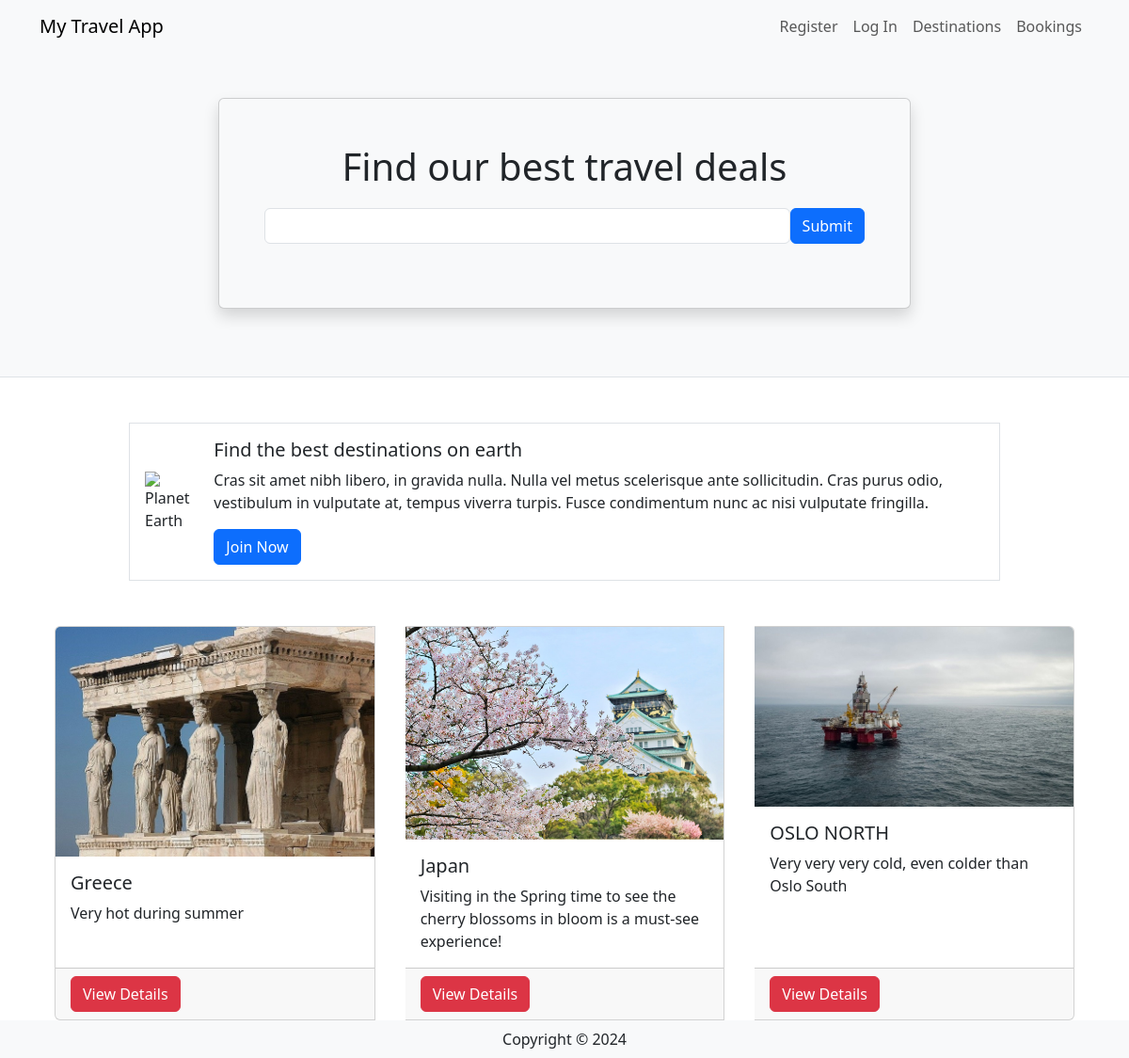
The page / on the database its author committed.
### travel/models.py (models this page shows, shortened)
class Destination(db.Model):
    __tablename__ = 'destinations'
    id = db.Column(db.Integer, primary_key=True)
    name = db.Column(db.String(80))
    description = db.Column(db.String(200))
    image = db.Column(db.String(400))
    currency = db.Column(db.String(3))
    comments = db.relationship('Comment', backref='destination')

### travel/views.py (the view)
@mainbp.route('/')
def index():
    destinations = db.session.scalars(db.select(Destination)).all()
    return render_template('index.html', destinations=destinations)

### travel/templates/index.html
{% extends 'base.html' %}
{% block header %}
      <div class="container">
         <div class="row justify-content-center mt-5 pb-4">
            <div class="col-md-8">
               <div class="card shadow p-5 mb-5 bg-light">
                  <h1 class="text-center mb-3">Find our best travel deals</h1>
                  <form class="form-inline d-flex flex-nowrap" action="{{url_for('main.search')}}" >
                     <input type="text" name="search" class="form-control flex-grow-1 my-1 mr-sm-2" id="SearchForm">
                     <button type="submit" class="flex-shrink-1 btn btn-primary my-1">Submit</button>
                   </form>
               </div>
            </div>
         </div>
      </div>
{% endblock %}
{% block content %}
      <div class="container">
         <div class="row mt-5 mb-5 justify-content-center">
            <div class="col-md-10">
               <div class="media border p-3 d-flex justify-content-start">
                  <img class="align-self-center me-3" style="max-width:120px"
                     src="https://upload.wikimedia.org/wikipedia/commons/thumb/2/22/Earth_Western_Hemisphere_transparent_background.png/600px-Earth_Western_Hemisphere_transparent_background.png"
                     alt="Planet Earth">
                  <div class="align-self-center media-body">
                     <h5 class="mt-0">Find the best destinations on earth</h5>
                     <p class="d-none d-sm-block">Cras sit amet nibh libero, in gravida nulla. Nulla vel metus
                        scelerisque ante sollicitudin. Cras purus odio, vestibulum in vulputate at, tempus viverra
                        turpis. Fusce condimentum nunc ac nisi vulputate fringilla.</p>
                     <a href="#" class="btn btn-primary">Join Now</a>
                  </div>
               </div>
            </div>
         </div>
         <div class="card-group">
            {% for destination in destinations %}
            <div class="card mx-3">
               <img class="card-img-top"
                  src="{{ destination.image }}" alt="destination picture">
               <div class="card-body">
                  <h5 class="card-title">{{ destination.name }}</h5>
                  <p class="card-text">{{ destination.description }}</p>
               </div>
               <div class="card-footer"><a href="{{ url_for('destination.show', id=destination.id) }}" class ="btn btn-danger"> View Details </a></div>
            </div>
            {% endfor %}
         </div>
      </div>
{% endblock %}

### travel/templates/base.html (shortened to what this page needs)
<html>
<head>
   <link href="https://cdn.jsdelivr.net/npm/bootstrap@5.3.2/dist/css/bootstrap.min.css" rel="stylesheet">
</head>
<body>
   <header class="bg-light border-bottom">
      <nav class="navbar navbar-expand-lg navbar-light bg-light">
         <div class="container">
            <a href="/" class="navbar-brand">My Travel App</a>
            <div class="collapse navbar-collapse justify-content-end" id="navbarSupportedContent">
               <div class="navbar-nav ml-auto">
                  {% if current_user.is_authenticated %}
                     <a class="nav-item nav-link disabled text-muted" href="#">Welcome {{current_user.name}}</a>
                     <a class="nav-item nav-link" href="{{ url_for('auth.logout') }}">Log Out</a>
                  {% else %}
                     <a class="nav-item nav-link" href="{{ url_for('auth.register') }}">Register</a>
                     <a class="nav-item nav-link" href="{{ url_for('auth.login') }}">Log In</a>
                  {% endif %}
                  <a class="nav-item nav-link" href="{{ url_for('destination.create') }}">Destinations</a>
                  <a class="nav-item nav-link" href="#">Bookings</a>
               </div>
            </div>
         </div>
      </nav>
      {% block header %}
      {% endblock %}
   </header>
   {% block content %}
   {% endblock %}
    <footer class="footer">
        <div class="text-center py-2 bg-light">
            <span class="text-dark">Copyright &copy; {{ year }}</span>
        </div>
    </footer>
   </body>
</html>

### rows shown on the page
Destination: image (picture), name "Greece", description "Very hot during summer"
Destination: image (picture), name "Japan", description "Visiting in the Spring time to see the cherry blossoms in bloom is a must-see experience!"
Destination: image (picture), name "OSLO NORTH", description "Very very very cold, even colder than Oslo South"
